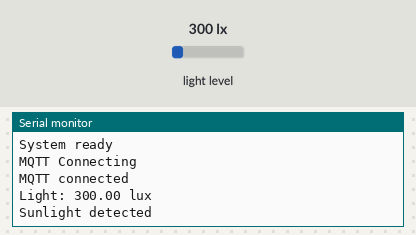
A sketch run on a simulated Arduino MKR. Shown: the last lines printed to the serial monitor. Inputs (shaded band) come from the test bench; at power-on: light level 300 lx. WiFi joins after 1.5 s; servers stay silent unless stated; random numbers use the default seed unless the sketch sets one; no MQTT or app messages arrive unless stated.

Above: at 7.7 s.
7.8 s: light level set to 40 lx
At 12.9 s:
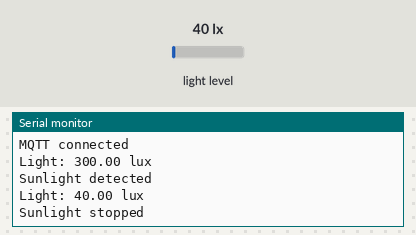
13.4 s: light level set to 500 lx
At 23.0 s:
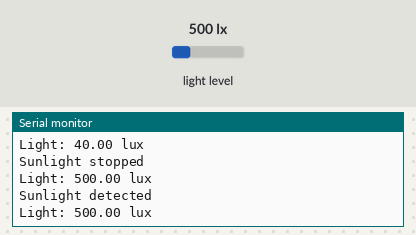
Timing chart, 0 to 24.5 s (numbered marks = the images above; inputs shaded):
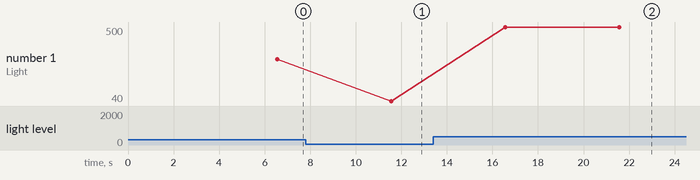

Measured:
- after the input at 7.8 s, the serial monitor: prints a new line after 3.8 s (image 1)
- after the input at 13.4 s, the serial monitor: prints a new line after 3.2 s (image 2)
- plotted number 1: 300 → 40 after the input at 7.8 s, 40 → 500 after the input at 13.4 s

The sketch:

Task3.1P.ino
```cpp
// Task 3.1P - Create Trigger/Notification based on Sensor Data
// Name: Gaurav
// Roll No: 2510994818

#include <WiFiNINA.h>
#include <PubSubClient.h>
#include <Wire.h>
#include <BH1750.h>

// WiFi credentials
const char* ssid = "iPhone";
const char* password = "nhibtaunga";

// MQTT broker running on PC
const char* mqttServer = "172.20.10.2";
const int mqttPort = 1883;

// MQTT topic used by Node-RED
const char* mqttTopic = "lightmqtt";

WiFiClient wifiClient;
PubSubClient mqttClient(wifiClient);

BH1750 lightSensor;

// Light threshold
const float sunlightLimit = 50.0;

// Stores the current sunlight state
bool sunlight = false;

void connectWiFi()
{
  Serial.print("WiFi Connecting");

  while (WiFi.status() != WL_CONNECTED)
  {
    WiFi.begin(ssid, password);
    delay(5000);
    Serial.print(".");
  }

  Serial.println();
  Serial.println("WiFi connected");

  Serial.print("Arduino IP: ");
  Serial.println(WiFi.localIP());
}

void connectMQTT()
{
  while (!mqttClient.connected())
  {
    Serial.println("MQTT Connecting");

    String clientID = "ArduinoTerrarium-" + String(random(1000, 9999));

    if (mqttClient.connect(clientID.c_str()))
    {
      Serial.println("MQTT connected");
    }
    else
    {
      Serial.print("MQTT connection failed, error: ");
      Serial.println(mqttClient.state());
      delay(5000);
    }
  }
}

void setup()
{
  Serial.begin(9600);
  Wire.begin();

  // Start BH1750 sensor
  if (lightSensor.begin())
  {
    Serial.println("BH1750 sensor started");
  }
  else
  {
    Serial.println("BH1750 sensor not found");

    while (true)
    {
      delay(1000);
    }
  }

  // Connect to WiFi
  connectWiFi();

  // Configure MQTT broker
  mqttClient.setServer(mqttServer, mqttPort);

  Serial.println("System ready");
}

void loop()
{
  // Reconnect WiFi if disconnected
  if (WiFi.status() != WL_CONNECTED)
  {
    connectWiFi();
  }

  // Reconnect MQTT if disconnected
  if (!mqttClient.connected())
  {
    connectMQTT();
  }

  mqttClient.loop();

  // Read light level
  float lux = lightSensor.readLightLevel();

  Serial.print("Light: ");
  Serial.print(lux);
  Serial.println(" lux");

  // Sunlight detected
  if (lux >= sunlightLimit)
  {
    if (sunlight == false)
    {
      sunlight = true;

      Serial.println("Sunlight detected");

      mqttClient.publish(mqttTopic, "ON");
    }
  }

  // Sunlight stopped
  else
  {
    if (sunlight == true)
    {
      sunlight = false;

      Serial.println("Sunlight stopped");

      mqttClient.publish(mqttTopic, "OFF");
    }
  }

  delay(5000);
}
```
